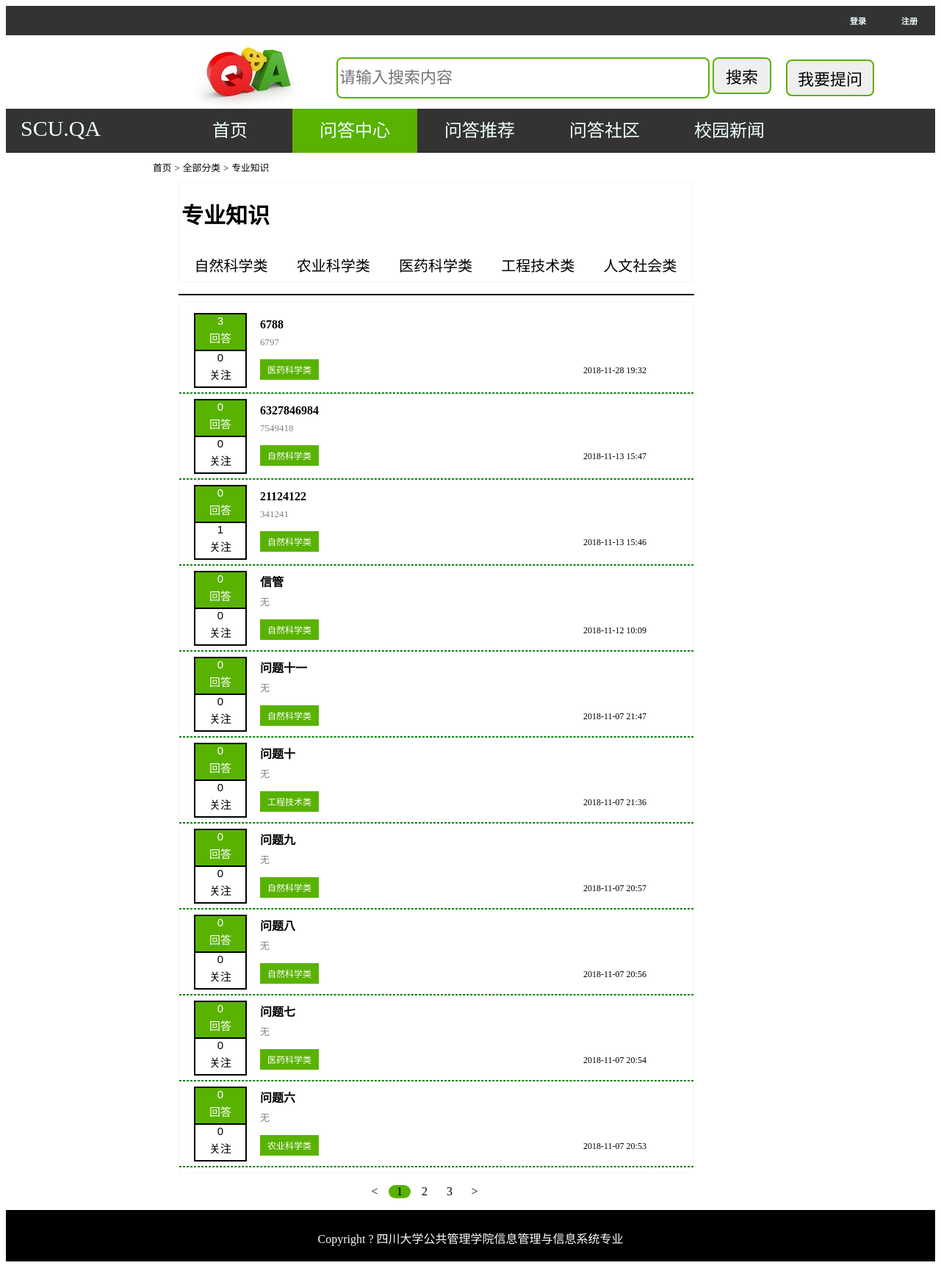
Screenshot of /type1-1/ with the database file from the repository.
### QA/models.py (models this page shows)
class First_type(models.Model):
    ptid = models.IntegerField(unique=True, primary_key=True)
    pyname = models.CharField(max_length=50)

class Second_type(models.Model):
    tid = models.IntegerField(unique=True, primary_key=True)
    tname = models.CharField(max_length=50)
    Ptype = models.ForeignKey(First_type, on_delete=models.CASCADE)

class Question(models.Model):
    qauthor = models.ForeignKey(User, on_delete=models.CASCADE)
    ftype = models.ForeignKey(First_type,on_delete=models.CASCADE)
    stype = models.ForeignKey(Second_type,on_delete=models.CASCADE)
    qtitle = models.CharField(max_length=100)
    qcontent = models.TextField(max_length=500)
    q_time = models.DateTimeField(auto_now_add=True)
    q_img = models.ImageField(blank=True, null=True,upload_to='question_img')
    q_file = models.FileField(blank=True, null=True, upload_to='question_file')

### QA/views.py (the view)
# urls.py: url(r'^type1-(?P<ftypestid>\d+)/$', views.type1, name='type1'),
def type1(req,ftypestid):
    ftype = models.First_type.objects.get(ptid=ftypestid)
    stypes = models.Second_type.objects.filter(Ptype_id=ftypestid)
    questions = models.Question.objects.filter(ftype_id=ftypestid).order_by('-q_time')
    paginator = Paginator(questions, 10)
    page = req.GET.get('page', 1)
    currentPage = int(page)
    try:
        print(page)
        questions = paginator.page(page)
    except PageNotAnInteger:
        questions = paginator.page(1)
    except EmptyPage:
        questions = paginator.page(paginator.num_pages)
    return render(req, 'type1.html', locals())

### templates/type1.html (shortened to what this page needs)
{% extends "base1.html" %}
{% load staticfiles %}
{% block css %}
    <link rel="stylesheet" type="text/css" href="{% static 'css/base.css' %}" >
    <link rel="stylesheet" type="text/css" href="{% static 'css/type.css' %}" >
{% endblock %}
{% block content %}
    <div class="types">
        <div class="type_header">
            <a href="/index/">首页</a>
            <span>></span>
            <a href="/type_all/">全部分类</a>
            <span>></span>
            <a href="/type1-{{ ftype.ptid }}/">{{ ftype.pyname }}</a>
        </div>
        <table class="type_category">
            <tr><td><h1>{{ ftype.pyname }}</h1></td></tr>
            <tr>
                {% for stype in stypes %}
                    <td><a href="/type2-{{ stype.tid }}/">{{ stype.tname}}</a></td>
                {% endfor %}
            </tr>
        </table>
        <hr style="border: 1px black solid;margin-left: 35px;width: 700px">
        <div class="type_question">
            {% for question in questions %}
                <div class="type_question_left">
                    <div class="question_answers">{{ question.answer_set.count }}<p>回答</p></div>
                    <div class="question_favorites">{{ question.question_favorite_set.count }}<p>关注</p></div>
                </div>
                <div class="type_question_right">
                    <div class="type_title"><a href="/detail-{{ question.id }}/">{{question.qtitle}}</a></div>
                    <div class="type_content">{{ question.qcontent }}</div>
                    <div class="type_button">
                        <div class="type_name"><a href="/type2-{{ question.stype.tid }}/">{{ question.stype.tname }}</a></div>
                        <span>{{ question.q_time|date:"Y-m-d H:i" }}</span>
                    </div>
                </div>
                <hr style="border: 1px dashed green">
            {% empty %}
                <p>暂无活动</p>
            {% endfor %}
        </div>
        <div class="pagination">
            <ul>
                {% if questions.has_previous %}
                    <li class="previous"><a href="/type1-{{ ftype.ptid }}/?page={{ questions.previous_page_number }}"><</a></li>
                {% else %}
                    <li class="previous disabled"><a href="#"><</a></li>
                {% endif %}
                {% for num in paginator.page_range %}
                    {% if num == currentPage %}
                        <li class="pactive"><a href="/type1-{{ ftype.ptid }}/?page={{ num }}">{{ num }}</a></li>
                    {% else %}
                        <li><a href="/type1-{{ ftype.ptid }}/?page={{ num }}">{{ num }}</a></li>
                    {% endif %}
                {% endfor %}
                {% if questions.has_next %}
                    <li class="next"><a href="/type1-{{ ftype.ptid }}/?page={{ questions.next_page_number }}">></a></li>
                {% else %}
                    <li class="next disabled"><a href="#">></a></li>
                {% endif %}
            </ul>
        </div>
    </div>
{% endblock content%}

### static/css/type.css (style rules this page uses)
.types { min-height:600px; width: 700px; margin-left:200px; }
.type_header { height: 30px; margin-top: 10px; }
.type_header a { text-decoration:none; height: 30px; color: black; font-size:80%; }
.type_header span { font-size:80%; height: 40px; color: black; }
.type_category { border: 1px solid whitesmoke; height:60px; width: 700px; margin-left:35px; margin-right:35px; }
.type_category h1 { font-size: 30px; }
.type_category td { width: 80px; height: 40px; line-height: 44px; }
.type_category a { text-align: center; display: block; text-decoration:none; height: 40px; max-width: 300px; color: black; font-size:20px; }
.type_question { border: 1px solid whitesmoke; width: 700px; margin-left: 35px; margin-right: 35px; font-size:15px; }
.type_question_left { font-size: 15px; font-family: Arial; margin-left: 20px; width: 70px; height: 100px; float: left; border: 1px solid black; text-align: center; }
.type_question_left p { line-height: 1px; }
.question_answers { color: white; background: #59B200; border: 1px solid black; }
.question_favorites { border: 1px solid black; }
.type_question_right { margin-left:110px; width:550px; height: 100px; }
.type_title { font-size: 16px; font-weight: 700; width: 550px; white-space: nowrap; text-overflow: ellipsis; overflow:hidden; }
.type_title a { text-decoration:none; color: black; line-height: 200%; }
.type_content { font-weight:300; font-size: 13px; color: grey; text-overflow:ellipsis; overflow:hidden; white-space: nowrap; }
.type_button { margin-top: 15px; font-size: 12px; font-weight: 500; }
.type_name { float: left; width: 100px; }
.type_name a { display: inline-block; padding:5px 10px; background-color: #59B200; color: white; text-decoration: none; }
.type_button span { line-height: 250%; margin-left: 340px; }
.pagination { text-align: center; }
.pagination li { width: 30px; list-style: none; display: inline-block; }
.pagination a { text-decoration: none; color: black; }
.pactive { border-radius: 20px; background-color: #59B200; }

### rows the page displays
First_type: pyname "专业知识"
Second_type: tname "自然科学类"
Second_type: tname "农业科学类"
Second_type: tname "医药科学类"
Second_type: tname "工程技术类"
Second_type: tname "人文社会类"
Question: answer_set.count "3", question_favorite_set.count "0", qtitle "6788", qcontent "6797", stype.tname "医药科学类", q_time "2018-11-28 19:32"
Question: answer_set.count "0", question_favorite_set.count "0", qtitle "6327846984", qcontent "7549418", stype.tname "自然科学类", q_time "2018-11-13 15:47"
Question: answer_set.count "0", question_favorite_set.count "1", qtitle "21124122", qcontent "341241", stype.tname "自然科学类", q_time "2018-11-13 15:46"
Question: answer_set.count "0", question_favorite_set.count "0", qtitle "信管", qcontent "无", stype.tname "自然科学类", q_time "2018-11-12 10:09"
Question: answer_set.count "0", question_favorite_set.count "0", qtitle "问题十一", qcontent "无", stype.tname "自然科学类", q_time "2018-11-07 21:47"
Question: answer_set.count "0", question_favorite_set.count "0", qtitle "问题十", qcontent "无", stype.tname "工程技术类", q_time "2018-11-07 21:36"
Question: answer_set.count "0", question_favorite_set.count "0", qtitle "问题九", qcontent "无", stype.tname "自然科学类", q_time "2018-11-07 20:57"
Question: answer_set.count "0", question_favorite_set.count "0", qtitle "问题八", qcontent "无", stype.tname "自然科学类", q_time "2018-11-07 20:56"
Question: answer_set.count "0", question_favorite_set.count "0", qtitle "问题七", qcontent "无", stype.tname "医药科学类", q_time "2018-11-07 20:54"
Question: answer_set.count "0", question_favorite_set.count "0", qtitle "问题六", qcontent "无", stype.tname "农业科学类", q_time "2018-11-07 20:53"

### other values shown
{{ num }} "1"
{{ num }} "2" "3"
